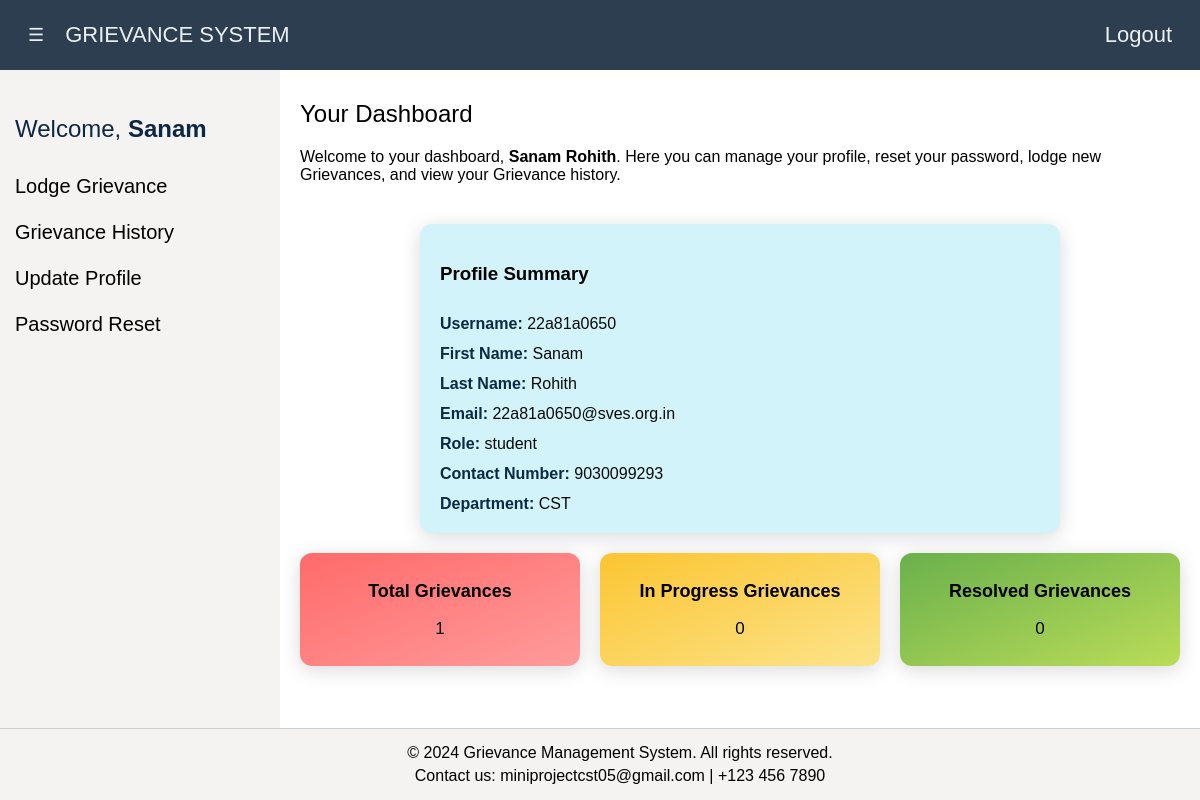
The page /dashboard/ (signed in) on the database its author committed.
### complaints/models.py (models this page shows, shortened)
class Profile(models.Model):
    user = models.OneToOneField(User, on_delete=models.CASCADE)
    role = models.CharField(max_length=20, choices=[('student', 'Student'), ('staff', 'Staff')])
    department = models.CharField(max_length=20, choices=[('cse', 'CSE'),('cst', 'CST'), ('ece', 'ECE'),('ect', 'ECT'), ('cai', 'CAI'),('aiml', 'AIML'),('mech', 'MECH'), ('civil', 'CIVIL'), ('eee', 'EEE'),('mba', 'MBA'),('diploma', 'Diploma')])
    contact_number = models.CharField(max_length=15)
    year_of_study = models.IntegerField(choices=[(1, '1'), (2, '2'), (3, '3'), (4, '4')], null=True, blank=True)  # Optional field for staff

### complaints/views.py (the view, shortened to what this page needs)
# urls.py: path('dashboard/',views.dashboard,name='dashboard'),
@never_cache
@login_required
def dashboard(request):
    profile = request.user.profile
    total_complaints = Complaint.objects.filter(user=request.user).count()
    in_progress_complaints = Complaint.objects.filter(user=request.user, status='In progress').count()
    resolved_complaints = Complaint.objects.filter(user=request.user, status='Resolved').count()
    context = {
        'profile': profile,
        'total_complaints': total_complaints,
        'in_progress_complaints': in_progress_complaints,
        'resolved_complaints': resolved_complaints,
    }
    return render(request, 'complaints/dashboard2.html', context)

### complaints/templates/complaints/dashboard2.html (shortened to what this page needs)
{% load static %}
<!DOCTYPE html>
<html lang="en">
<head>
    <link rel="stylesheet" href="{% static 'complaints/dashboard2.css' %}">
</head>
<body>
    <nav>
        <button class="toggle-btn" onclick="toggleSidebar()">☰</button>
        <span class="nav-title" id="siteTitle">GRIEVANCE SYSTEM</span>
        <div class="nav-links">
            <a href="{% url 'logout' %}">Logout</a>
        </div>
    </nav>
    <div class="sidebar" id="sidebar">
        <h2><span class="user-name">Welcome,</span> <span class="welcome-bold">{{ profile.user.first_name }}</span></h2>
        <ul>
            <li><a href="{% url 'lodge_complaint' %}">Lodge Grievance</a></li>
            <li><a href="{% url 'complaint_history' %}">Grievance History</a></li>
            <li><a href="{% url 'profile' %}">Update Profile</a></li>
            <li><a href="{% url 'password_reseted' %}">Password Reset</a></li>
        </ul>
    </div>
    <main>
        <section>
            <h2>Your Dashboard</h2>
            <p>Welcome to your dashboard, <span class="welcome-bold">{{ profile.user.first_name }} {{ profile.user.last_name }}</span>. Here you can manage your profile, reset your password, lodge new Grievances, and view your Grievance history.</p>
        </section>
        <section class="profile-summary" id="profile-summary">
            <h3>Profile Summary</h3>
            <div><strong>Username:</strong> {{ profile.user.username }}</div>
            <div><strong>First Name:</strong> {{ profile.user.first_name }}</div>
            <div><strong>Last Name:</strong> {{ profile.user.last_name }}</div>
            <div><strong>Email:</strong> {{ profile.user.email }}</div>
            <div><strong>Role:</strong> {{ profile.role }}</div>
            <div><strong>Contact Number:</strong> {{ profile.contact_number }}</div>
            <div><strong>Department:</strong> {{ profile.get_department_display }}</div>
        </section>
        <section class="dashboard-overview">
            <div class="dashboard-card">
                <h3>Total Grievances</h3>
                <p>{{ total_complaints }}</p>
            </div>
            <div class="dashboard-card">
                <h3>In Progress Grievances</h3>
                <p>{{ in_progress_complaints }}</p>
            </div>
            <div class="dashboard-card">
                <h3>Resolved Grievances</h3>
                <p>{{ resolved_complaints }}</p>
            </div>
        </section>
    </main>
    <div class="footer">
        <p>&copy; 2024 Grievance Management System. All rights reserved.</p>
        <p>Contact us: miniprojectcst05@gmail.com | +123 456 7890</p>
    </div>
</body>
</html>

### complaints/static/complaints/dashboard2.css (style rules this page uses)
body { font-family: Arial, sans-serif; margin: 0; padding: 0; background: white; color: black; display: flex; flex-direction: column; min-height: 100vh; }
nav { background-color: #2c3e50; color: #ecf0f1; padding: 22px; display: flex; align-items: center; position: fixed; top: 0; width: 100%; z-index: 1000; }
.nav-title { margin-right: auto; font-size: 22px; }
.nav-links { margin-right: 30px; display: flex; gap: 20px; }
nav a { margin-left: 10px; margin-right: 20px; color: #ecf0f1; font-size: 22px; text-decoration: none; }
.sidebar { width: 250px; background-color: #f5f2f2; padding: 15px; position: fixed; height: 100%; top: 60px; left: 0; transition: width 0.3s; overflow-x: hidden; }
.sidebar h2 { font-size: 24px; padding-top: 20px; margin-bottom: 30px; font-weight: 500; color: #0c2845; }
.sidebar ul { list-style: none; padding-left: 0px; }
.sidebar ul li { margin: 20px 0; font-size: 22px; }
.sidebar ul li a { text-decoration: none; color: black; font-size: 20px; }
.welcome-bold { font-weight: bold; }
.user-name { font-weight: normal; }
main { margin-left: 280px; padding: 20px; flex: 1; overflow-y: auto; padding-bottom: 60px; margin-top: 60px; }
main section { margin-bottom: 40px; }
main section h2 { font-size: 24px; margin-bottom: 20px; font-weight: 200; }
.profile-summary { display: flex; flex-direction: column; gap: 12px; padding: 20px; background-color: rgb(209, 243, 249); border-radius: 12px; box-shadow: 0 4px 20px rgba(0, 0, 0, 0.15); max-width: 600px; margin: 0 auto; }
.profile-summary div { font-size: 16px; color: #0a0a0a; }
.profile-summary div strong { color: #0c2845; }
.dashboard-overview { display: flex; flex-wrap: wrap; gap: 20px; margin-top: 20px; }
.dashboard-card { flex: 1; min-width: 250px; background-color: #f5f2f2; padding: 10px; border-radius: 12px; box-shadow: 0 4px 20px rgba(0, 0, 0, 0.15); text-align: center; }
.dashboard-card:nth-child(1) { background: linear-gradient(to bottom right, #ff6a6a, #ff9b9b); }
.dashboard-card:nth-child(2) { background: linear-gradient(to bottom right, #fbc531, #fce38a); }
.dashboard-card:nth-child(3) { background: linear-gradient(to bottom right, #6ab04c, #badc58); }
.dashboard-card h3 { margin-bottom: 15px; font-size: 18px; }
.dashboard-card p { font-size: 17px; }
.footer { background-color: #f5f2f2; padding: 10px 20px; text-align: center; border-top: 1px solid #ccc; width: 100%; position: fixed; bottom: 0; z-index: 1000; }
.footer p { margin: 5px 0; }
.toggle-btn { background-color: #2c3e50; border: none; color: #ecf0f1; font-size: 18px; cursor: pointer; margin-right: 15px; }

### rows shown on the page
Profile: user.first_name "Sanam", user.last_name "Rohith", user.username "22a81a0650", user.email "22a81a0650@sves.org.in", role "student", contact_number "9030099293", department "CST"

### other values the page prints
{{ total_complaints }} "1"
{{ in_progress_complaints }} "0"
{{ resolved_complaints }} "0"
